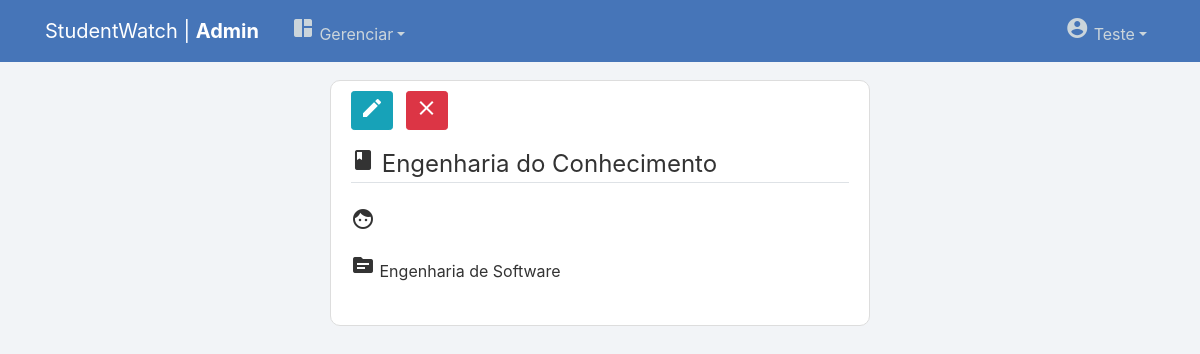
/disciplina/1/ (signed in), run on an earlier commit of the app's database.
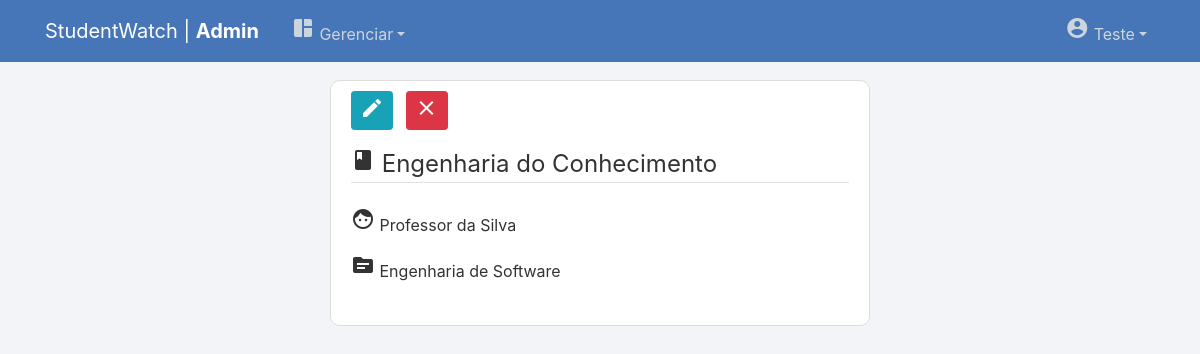
And on a later commit of the database.
### users/models.py (models this page shows, shortened)
class User(AbstractUser):
    username = models.EmailField(_('username'), unique=False)
    email = models.EmailField(_('email address'), unique=True)
    tipo = models.CharField(max_length=100)

class ProfessorProfile(models.Model):
    user = models.OneToOneField(User, on_delete=models.CASCADE, null=True, related_name='professor_profile')
    campoextra = models.CharField(max_length=100, null=True)
    def __str__(self):
        nome = self.user.first_name+" "+self.user.last_name
        return nome

### manager/models.py (models this page shows, shortened)
class Disciplina(models.Model):
    nome = models.CharField(max_length=100)
    professor = models.ForeignKey(ProfessorProfile, on_delete=models.SET_NULL, null=True)
    curso = models.ForeignKey(Curso, on_delete=models.CASCADE, null=True)

class Curso(models.Model):
    nome = models.CharField(max_length=100)
    descricao = models.TextField(max_length=500)
    coordenador = models.ForeignKey(CoordenadorProfile, on_delete=models.SET_NULL, null=True)
    def __str__(self):
        return self.nome

### manager/views.py (the view)
# urls.py: path('disciplina/<int:pk>/', DisciplinaDetailView.as_view(), name='disciplina-detail'),
class DisciplinaDetailView(LoginRequiredMixin, DetailView):
    model = Disciplina

### manager/templates/manager/disciplina_detail.html
{% extends "page/base.html" %}
{% block content %}
    <div class="content-section">
        <fieldset class="form-group">
            {% if user.is_staff %}
                <a class="btn btn-info btn-sm" href="{% url 'disciplina-update' object.id %}"><span class="material-icons">edit</span></a>
                <a class="btn btn-danger btn-sm ml-2" href="{% url 'disciplina-delete' object.id %}"><span class="material-icons">clear</span></a>
            {% endif %}
        </fieldset>
        <fieldset class="form-group">
            <legend class="border-bottom mb-4"><span class="material-icons">book</span> {{ object.nome }}</legend>
            <p><span class="material-icons">face</span> {{ object.professor }}</p>
            <p><span class="material-icons">source</span> {{ object.curso }}</p>
    </div>
{% endblock content %}

### page/templates/page/base.html (shortened to what this page needs)
{% load static %}
<!DOCTYPE html>
<html lang="en">
<head>
    <link rel="stylesheet" href="https://stackpath.bootstrapcdn.com/bootstrap/4.1.3/css/bootstrap.min.css">
    <link rel="stylesheet" type="text/css" href="{% static 'page/main.css' %}">
    <link rel="stylesheet" href="https://code.jquery.com/ui/1.12.1/themes/base/jquery-ui.css" />
</head>
<body>
    <header class="site-header">
        <nav class="navbar navbar-expand-md navbar-dark bg-steel fixed-top">
          <div class="container">
            {% if user.is_authenticated and user.is_staff %}
              <a class="navbar-brand mr-4" href="{% url 'page-home' %}">StudentWatch | <b>Admin</b></a>
            {% else %}
              <a class="navbar-brand mr-4" href="{% url 'page-home' %}">StudentWatch</a>
            {% endif %}
            <div class="collapse navbar-collapse" id="navbarToggle">
              <div class="navbar-nav mr-auto">
                {% if user.is_authenticated and user.is_staff %}
                  <div class="nav-item dropdown">
                    <a class="nav-link dropdown-toggle" data-toggle="dropdown" href="#" role="button" aria-haspopup="true" aria-expanded="false"><span class="material-icons">space_dashboard</span> Gerenciar</a>
                  </div>
              {% endif %}
              </div>
              <div class="navbar-nav">
                {% if user.is_authenticated %}
                  <div class="nav-item dropdown">
                    <a class="nav-link dropdown-toggle" data-toggle="dropdown" href="#" role="button" aria-haspopup="true" aria-expanded="false"><span class="material-icons">account_circle</span> {{ user.get_username }}</a>
                  </div>
                {% else %}
                  <a class="nav-item nav-link" href="{% url 'login' %}"><span class="material-icons">login</span></a>
                {% endif %}
              </div>
            </div>
          </div>
        </nav>
    </header>
    <main role="main" class="container">
        <div class="row">
          <div class="col-sm-3"></div>
          <div class="col-md-6">
            {% block content %}{% endblock %}
          </div>
          <div class="col-sm-3"></div>
        </div>
      </main>
</body>
</html>

### page/static/page/main.css (style rules this page uses)
body { background: #f2f4f7; color: #333333; margin-top: 5rem; }
.bg-steel { background-color: #4675b8; }
.site-header .navbar-nav .nav-link { color: #cbd5db; }
.content-section { background: #ffffff; padding: 10px 20px; border: 1px solid #dddddd; border-radius: 10px; margin-bottom: 20px; }

What changed in the data, as far as the page shows it:
changed through a linked row, Disciplina "Engenharia do Conhecimento": professor (not shown) → "Professor da Silva"
